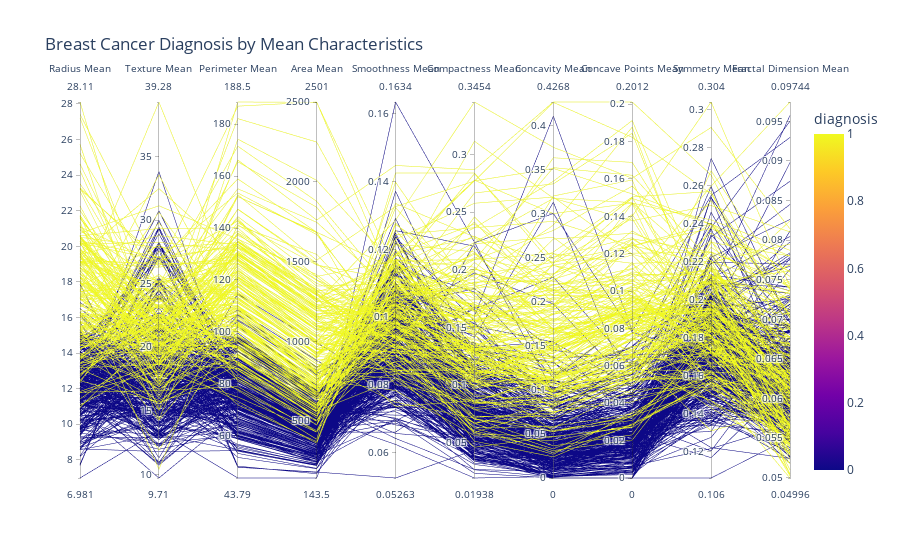

The code cell stored with this chart in its notebook:
### Code cell
# # parallel coordinates plot

data_labels = ['radius_mean', 'texture_mean', 'perimeter_mean', 'area_mean', 
               'smoothness_mean', 'compactness_mean', 'concavity_mean', 'concave points_mean', 'symmetry_mean', 'fractal_dimension_mean']

fig = px.parallel_coordinates(
                              data, 
                              dimensions=data_labels,
                              color='diagnosis',
                              color_continuous_scale=px.colors.sequential.Plasma,
                              labels={'radius_mean':'Radius Mean', 'texture_mean':'Texture Mean', 'perimeter_mean':'Perimeter Mean',
                                      'area_mean':'Area Mean', 'smoothness_mean':'Smoothness Mean', 'compactness_mean':'Compactness Mean'
                                      , 'concavity_mean':'Concavity Mean', 'concave points_mean':'Concave Points Mean',
                                        'symmetry_mean':'Symmetry Mean','fractal_dimension_mean':'Fractal Dimension Mean'},
                              title='Breast Cancer Diagnosis by Mean Characteristics'
                             )
fig.show()

### Figure 1 — Plotly figure (JSON) as saved in the notebook; plotly's stock layout.template omitted (floating-point values rounded to 4 significant figures; data arrays with more than 128 entries replaced by an {"elided": "..."} marker saying what was removed)
{"data": [{"dimensions": [{"label": "Radius Mean", "values": {"elided": "569 float values"}}, {"label": "Texture Mean", "values": {"elided": "569 float values"}}, {"label": "Perimeter Mean", "values": {"elided": "569 float values"}}, {"label": "Area Mean", "values": {"elided": "569 float values"}}, {"label": "Smoothness Mean", "values": {"elided": "569 float values"}}, {"label": "Compactness Mean", "values": {"elided": "569 float values"}}, {"label": "Concavity Mean", "values": {"elided": "569 float values"}}, {"label": "Concave Points Mean", "values": {"elided": "569 float values"}}, {"label": "Symmetry Mean", "values": {"elided": "569 float values"}}, {"label": "Fractal Dimension Mean", "values": {"elided": "569 float values"}}], "domain": {"x": [0, 1], "y": [0, 1]}, "line": {"color": {"elided": "569 int values"}, "coloraxis": "coloraxis"}, "name": "", "type": "parcoords"}], "layout": {"coloraxis": {"colorbar": {"title": {"text": "diagnosis"}}, "colorscale": [[0, "#0d0887"], [0.1111, "#46039f"], [0.2222, "#7201a8"], [0.3333, "#9c179e"], [0.4444, "#bd3786"], [0.5556, "#d8576b"], [0.6667, "#ed7953"], [0.7778, "#fb9f3a"], [0.8889, "#fdca26"], [1, "#f0f921"]]}, "legend": {"tracegroupgap": 0}, "title": {"text": "Breast Cancer Diagnosis by Mean Characteristics"}}}
